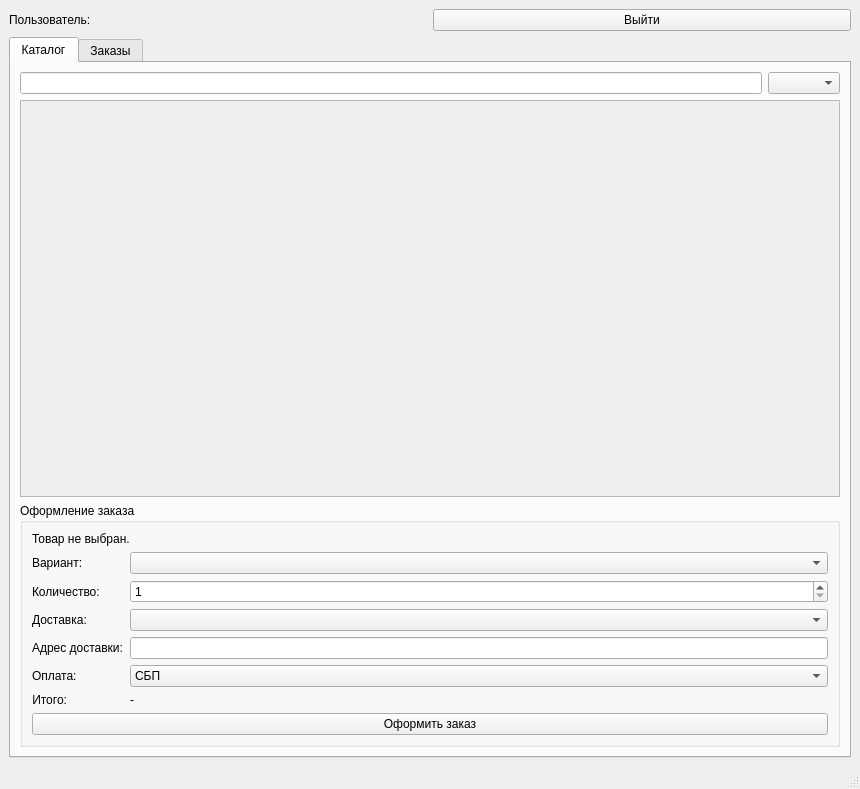
<?xml version="1.0" encoding="UTF-8"?>
<ui version="4.0">
 <class>MainWindow</class>
 <widget class="QMainWindow" name="MainWindow">
  <property name="geometry">
   <rect>
    <x>0</x>
    <y>0</y>
    <width>860</width>
    <height>789</height>
   </rect>
  </property>
  <property name="windowTitle">
   <string>MainWindow</string>
  </property>
  <widget class="QWidget" name="centralwidget">
   <layout class="QVBoxLayout" name="verticalLayout">
    <item>
     <layout class="QHBoxLayout" name="horizontalLayout_3">
      <item>
       <widget class="QLabel" name="label_user">
        <property name="text">
         <string>Пользователь:</string>
        </property>
       </widget>
      </item>
      <item>
       <widget class="QPushButton" name="pushButton_logout">
        <property name="text">
         <string>Выйти</string>
        </property>
       </widget>
      </item>
     </layout>
    </item>
    <item>
     <widget class="QTabWidget" name="tabWidget">
      <property name="currentIndex">
       <number>0</number>
      </property>
      <widget class="QWidget" name="tab_catalog">
       <attribute name="title">
        <string>Каталог</string>
       </attribute>
       <layout class="QVBoxLayout" name="verticalLayout_4">
        <item>
         <layout class="QHBoxLayout" name="horizontalLayout_4">
          <item>
           <widget class="QLineEdit" name="lineEdit_search"/>
          </item>
          <item>
           <widget class="QComboBox" name="comboBox_filtr_prod"/>
          </item>
         </layout>
        </item>
        <item>
         <widget class="QScrollArea" name="scrollArea">
          <property name="widgetResizable">
           <bool>true</bool>
          </property>
          <widget class="QWidget" name="scrollAreaWidgetContents_2">
           <property name="geometry">
            <rect>
             <x>0</x>
             <y>0</y>
             <width>788</width>
             <height>274</height>
            </rect>
           </property>
           <layout class="QVBoxLayout" name="verticalLayout_6">
            <item>
             <layout class="QVBoxLayout" name="verticalLayout_card"/>
            </item>
           </layout>
          </widget>
         </widget>
        </item>
        <item>
         <widget class="QGroupBox" name="groupOrder_2">
          <property name="title">
           <string>Оформление заказа</string>
          </property>
          <layout class="QVBoxLayout" name="verticalLayout_3">
           <item>
            <widget class="QLabel" name="label_SelectedProduct">
             <property name="text">
              <string>Товар не выбран.</string>
             </property>
             <property name="wordWrap">
              <bool>true</bool>
             </property>
            </widget>
           </item>
           <item>
            <layout class="QFormLayout" name="formLayout">
             <property name="sizeConstraint">
              <enum>QLayout::SetDefaultConstraint</enum>
             </property>
             <property name="fieldGrowthPolicy">
              <enum>QFormLayout::AllNonFixedFieldsGrow</enum>
             </property>
             <property name="rowWrapPolicy">
              <enum>QFormLayout::DontWrapRows</enum>
             </property>
             <property name="labelAlignment">
              <set>Qt::AlignLeading|Qt::AlignLeft|Qt::AlignVCenter</set>
             </property>
             <item row="1" column="0">
              <widget class="QLabel" name="labelVariant">
               <property name="text">
                <string>Вариант:</string>
               </property>
               <property name="alignment">
                <set>Qt::AlignLeading|Qt::AlignLeft|Qt::AlignVCenter</set>
               </property>
              </widget>
             </item>
             <item row="1" column="1">
              <widget class="QComboBox" name="comboVariant"/>
             </item>
             <item row="2" column="0">
              <widget class="QLabel" name="labelQuantity_2">
               <property name="text">
                <string>Количество:</string>
               </property>
               <property name="alignment">
                <set>Qt::AlignLeading|Qt::AlignLeft|Qt::AlignVCenter</set>
               </property>
              </widget>
             </item>
             <item row="2" column="1">
              <widget class="QSpinBox" name="spinQuantity">
               <property name="minimum">
                <number>1</number>
               </property>
               <property name="maximum">
                <number>100</number>
               </property>
              </widget>
             </item>
             <item row="3" column="0">
              <widget class="QLabel" name="labelDelivery_2">
               <property name="text">
                <string>Доставка:</string>
               </property>
               <property name="alignment">
                <set>Qt::AlignLeading|Qt::AlignLeft|Qt::AlignVCenter</set>
               </property>
              </widget>
             </item>
             <item row="3" column="1">
              <widget class="QComboBox" name="comboDelivery"/>
             </item>
             <item row="4" column="0">
              <widget class="QLabel" name="labelShipping_2">
               <property name="text">
                <string>Адрес доставки:</string>
               </property>
               <property name="alignment">
                <set>Qt::AlignLeading|Qt::AlignLeft|Qt::AlignVCenter</set>
               </property>
              </widget>
             </item>
             <item row="4" column="1">
              <widget class="QLineEdit" name="editShippingAddress"/>
             </item>
             <item row="5" column="0">
              <widget class="QLabel" name="labelPayment_2">
               <property name="text">
                <string>Оплата:</string>
               </property>
               <property name="alignment">
                <set>Qt::AlignLeading|Qt::AlignLeft|Qt::AlignVCenter</set>
               </property>
              </widget>
             </item>
             <item row="5" column="1">
              <widget class="QComboBox" name="comboPaymentMethod">
               <item>
                <property name="text">
                 <string>СБП</string>
                </property>
               </item>
               <item>
                <property name="text">
                 <string>Наличными</string>
                </property>
               </item>
               <item>
                <property name="text">
                 <string>Банковской картой</string>
                </property>
               </item>
              </widget>
             </item>
             <item row="6" column="0">
              <widget class="QLabel" name="labelTotal_2">
               <property name="text">
                <string>Итого:</string>
               </property>
               <property name="alignment">
                <set>Qt::AlignRight|Qt::AlignTrailing|Qt::AlignVCenter</set>
               </property>
              </widget>
             </item>
             <item row="6" column="1">
              <widget class="QLabel" name="label_TotalValue">
               <property name="text">
                <string>-</string>
               </property>
              </widget>
             </item>
            </layout>
           </item>
           <item>
            <widget class="QPushButton" name="pushButton_CreateOrder">
             <property name="text">
              <string>Оформить заказ</string>
             </property>
            </widget>
           </item>
          </layout>
         </widget>
        </item>
       </layout>
      </widget>
      <widget class="QWidget" name="tab_orders">
       <attribute name="title">
        <string>Заказы</string>
       </attribute>
       <layout class="QVBoxLayout" name="verticalLayout_2">
        <item>
         <layout class="QHBoxLayout" name="horizontalLayout"/>
        </item>
        <item>
         <widget class="QTableWidget" name="tableWidget_orders">
          <column>
           <property name="text">
            <string>№ заказа</string>
           </property>
          </column>
          <column>
           <property name="text">
            <string>Клиент</string>
           </property>
          </column>
          <column>
           <property name="text">
            <string>Товар</string>
           </property>
          </column>
          <column>
           <property name="text">
            <string>Размер</string>
           </property>
          </column>
          <column>
           <property name="text">
            <string>Количество</string>
           </property>
          </column>
          <column>
           <property name="text">
            <string>Сумма</string>
           </property>
          </column>
          <column>
           <property name="text">
            <string>Статус</string>
           </property>
          </column>
          <column>
           <property name="text">
            <string>Дата</string>
           </property>
          </column>
         </widget>
        </item>
        <item>
         <widget class="QLabel" name="label_2">
          <property name="text">
           <string>Выберите заказ</string>
          </property>
         </widget>
        </item>
        <item>
         <layout class="QHBoxLayout" name="horizontalLayout_2">
          <item>
           <widget class="QLabel" name="label_3">
            <property name="text">
             <string>Новый статус:</string>
            </property>
           </widget>
          </item>
          <item>
           <widget class="QComboBox" name="comboBox_new_stat"/>
          </item>
          <item>
           <widget class="QPushButton" name="pushButton_editStatus">
            <property name="text">
             <string>Изменить статус</string>
            </property>
           </widget>
          </item>
          <item>
           <widget class="QPushButton" name="pushButton_cancelOrder">
            <property name="text">
             <string>Отменить заказ</string>
            </property>
           </widget>
          </item>
         </layout>
        </item>
       </layout>
      </widget>
     </widget>
    </item>
   </layout>
  </widget>
  <widget class="QMenuBar" name="menubar">
   <property name="geometry">
    <rect>
     <x>0</x>
     <y>0</y>
     <width>860</width>
     <height>36</height>
    </rect>
   </property>
  </widget>
  <widget class="QStatusBar" name="statusbar"/>
 </widget>
 <resources/>
 <connections/>
</ui>
